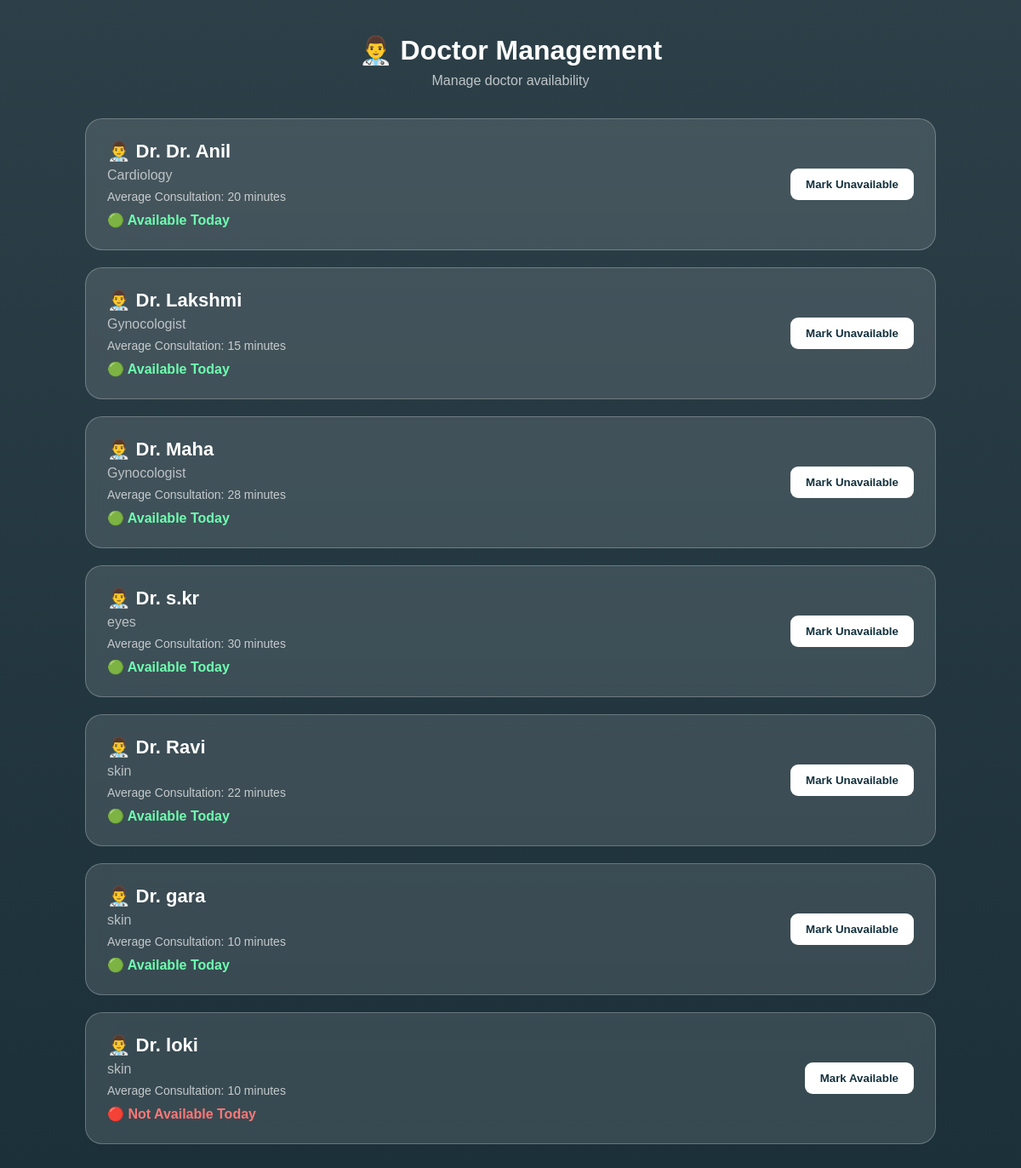
/doctor/manage/, run on the app's committed database.
### doctors/models.py (models this page shows, shortened)
class Doctor(models.Model):
    user = models.OneToOneField(
        User,
        on_delete=models.CASCADE,
        null=True,
        blank=True,
        related_name="doctor_profile"
    )
    name = models.CharField(max_length=100)
    specialization = models.CharField(max_length=100)
    phone = models.CharField(max_length=15)
    consultation_time = models.PositiveIntegerField(
        help_text="Average consultation time in minutes"
    )
    available = models.BooleanField(default=True)

### doctors/views.py (the view)
def doctor_management(request):
    doctors = Doctor.objects.all().order_by(
        "specialization",
        "name"
    )
    return render(
        request,
        "doctors/doctor_management.html",
        {
            "doctors": doctors
        }
    )

### doctors/templates/doctors/doctor_management.html (shortened to what this page needs)
<!DOCTYPE html>
<html lang="en">
<head>
</head>
<body>
<div class="container">
    <h1>
        👨‍⚕️ Doctor Management
    </h1>
    <p class="subtitle">
        Manage doctor availability
    </p>
    {% for doctor in doctors %}
        <div class="doctor-card">
            <div class="doctor-info">
                <div class="doctor-name">
                    👨‍⚕️ Dr. {{ doctor.name }}
                </div>
                <div class="specialization">
                    {{ doctor.specialization }}
                </div>
                <div class="consultation">
                    Average Consultation:
                    {{ doctor.consultation_time }}
                    minutes
                </div>
                {% if doctor.available %}
                    <div class="status available">
                        🟢 Available Today
                    </div>
                {% else %}
                    <div class="status unavailable">
                        🔴 Not Available Today
                    </div>
                {% endif %}
            </div>
            <form
                method="POST"
                action="{% url 'toggle_doctor_availability' doctor.id %}"
            >
                {% if doctor.available %}
                    <button type="submit">
                        Mark Unavailable
                    </button>
                {% else %}
                    <button type="submit">
                        Mark Available
                    </button>
                {% endif %}
            </form>
        </div>
    {% empty %}
        <div class="empty">
            No doctors registered yet.
        </div>
    {% endfor %}
</div>
</body>
</html>

### doctors/templates/doctors/doctor_management.html (style rules this page uses)
* { margin: 0; padding: 0; box-sizing: border-box; font-family: Arial, sans-serif; }
body { min-height: 100vh; padding: 40px 20px; background: linear-gradient( rgba(8, 30, 40, 0.85), rgba(8, 30, 40, 0.92) ), url("https://images.unsplash.com/photo-1576091160399-112ba8d25d1d") center/cover no-repeat; color: white; }
.container { max-width: 1000px; margin: auto; }
h1 { text-align: center; font-size: 32px; margin-bottom: 8px; }
.subtitle { text-align: center; color: rgba(255, 255, 255, 0.7); margin-bottom: 35px; }
.doctor-card { margin-bottom: 20px; padding: 25px; display: flex; justify-content: space-between; align-items: center; gap: 20px; background: rgba(255, 255, 255, 0.12); border: 1px solid rgba(255, 255, 255, 0.25); border-radius: 20px; backdrop-filter: blur(15px); }
.doctor-info { flex: 1; }
.doctor-name { font-size: 22px; font-weight: bold; }
.specialization { margin-top: 6px; color: rgba(255, 255, 255, 0.65); }
.consultation { margin-top: 8px; color: rgba(255, 255, 255, 0.7); font-size: 14px; }
.status { margin-top: 10px; font-weight: bold; }
.available { color: #6effb0; }
.unavailable { color: #ff7777; }
button { padding: 11px 18px; border: none; border-radius: 9px; background: white; color: #12313d; font-weight: bold; cursor: pointer; }

### data on the page
Doctor: name "Dr. Anil", specialization "Cardiology", consultation_time "20", available "🟢 Available Today"
Doctor: name "Lakshmi", specialization "Gynocologist", consultation_time "15", available "🟢 Available Today"
Doctor: name "Maha", specialization "Gynocologist", consultation_time "28", available "🟢 Available Today"
Doctor: name "s.kr", specialization "eyes", consultation_time "30", available "🟢 Available Today"
Doctor: name "Ravi", specialization "skin", consultation_time "22", available "🟢 Available Today"
Doctor: name "gara", specialization "skin", consultation_time "10", available "🟢 Available Today"
Doctor: name "loki", specialization "skin", consultation_time "10", available "🔴 Not Available Today"
